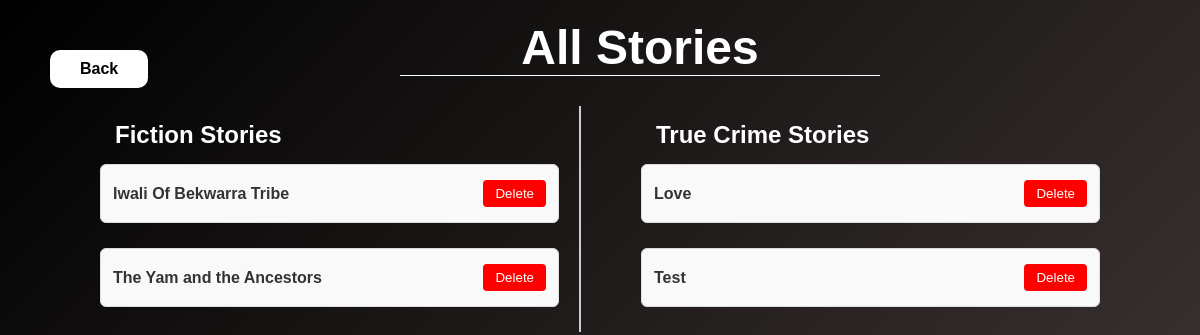
Screenshot of /stories/ with the database file from the repository.
### blog/models.py (models this page shows, shortened)
class Story(models.Model):
    title = models.CharField(max_length=200)
    content = models.TextField()
    created_at = models.DateTimeField(auto_now_add=True)

### blog/views.py (the view)
# urls.py: path('stories/', views.story_list, name='story_list'),
def story_list(request):
    stories = Story.objects.all().order_by('-created_at')
    fiction_stories = stories.filter(category='fiction')
    truecrime_stories = stories.filter(category='true_crime')
    print("All stories:", stories.values_list("id", "title", "category"))
    print("Fiction stories:", fiction_stories.values_list("id", "title", "category"))
    print("True crime stories:", truecrime_stories.values_list("id", "title", "category"))
    return render(request, 'blog/storylist.html', {
        'fiction_stories': fiction_stories,
        'truecrime_stories': truecrime_stories,
    })

### templates/blog/storylist.html (shortened to what this page needs)
<!DOCTYPE html>
<html lang="en">
<head>
    {% load static %}
    <link rel="stylesheet" href="{% static 'css/storylist.css' %}">
</head>
<body>
  <h1>All Stories</h1>
  <div class="container">
   <div class="fiction">
    <h2>Fiction Stories</h2>
      {% if fiction_stories %}
        <ul>
          {% for story in fiction_stories %}
            <li class="story-item">
              <span class="story-title">{{ story.title }}</span>
              <form method="post" action="{% url 'delete_story' story.id %}" style="display:inline;" onsubmit="return confirm('Are you sure you want to delete this story?')">
                <button class="delete-btn" type="submit">
                  Delete
                </button>
              </form>
            </li>
              {% endfor %}
        </ul>
        {% else %}
        <p>No fiction stories uploaded yet.</p>
        {% endif %}
   </div>
   <div class="truecrime">
    <h2>True Crime Stories</h2>
    {% if truecrime_stories %}
      <ul>
      {% for story in truecrime_stories %}
        <li class="story-item">
        <span class="story-title">{{ story.title }}</span>
          <form method="post" action="{% url 'delete_story' story.id %}" style="display:inline;" onsubmit="return confirm('Are you sure you want to delete this story?')">
           <button  class="delete-btn" type="submit">
             Delete
           </button>
          </form>
        </li>
        {% endfor %}
      </ul>
      {% else %}
        <p>No true crime stories uploaded yet.</p>
      {% endif %}
   </div>
  </div>
  <div class="Back">
      <a href="{% url 'upload_story' %}">Back</a>
  </div>
</body>
</html>

### static/css/storylist.css (style rules this page uses)
* { margin: 0; padding: 0; }
body { margin: 0; padding: 0; width: 100%; min-height: 100vh; background: linear-gradient(135deg, #000000 0%, #493e3e 100%); background-repeat: no-repeat; background-position: center; background-size: contain; overflow: hidden; }
h1 { font-size: 3em; font-family: Georgia; font-weight: bold; text-align: center; margin: 20px 20px 30px 0px; color: white; font-family: 'Arial', sans-serif; border-bottom: 1px solid white; width: 40%; position: relative; left: 400px; }
h2 { margin: 15px ; color: white; font-family: 'Arial', sans-serif; }
.container { display: flex; justify-content: space-between; align-items: stretch; gap: 40px; margin: 20px auto; max-width: 1000px; color: white; font: 1em sans-serif; width: 100%; }
.fiction { flex: 1; padding-right: 20px; border-right: 2px solid #ccc; }
.truecrime { flex: 1; padding-left: 20px; }
.story-item { display: flex; justify-content: space-between; align-items: center; padding: 15px 12px; border: 1px solid #ddd; border-radius: 6px; margin-bottom: 25px; background: #f9f9f9; }
.story-title { font-weight: bold; font-size: 16px; color: #333; }
.delete-btn { color: white; background: red; border: none; padding: 6px 12px; border-radius: 4px; cursor: pointer; }
.Back { top: 50px; left: 50px; position: fixed; background-color: white; padding: 10px 30px; border-radius: 10px; transition: all 0.3s ease; }
.Back a { text-decoration: none; font-family: Verdana, Geneva, Tahoma, sans-serif; font-weight: 550; color: black; }

### rows the page displays
Story: title "Iwali Of Bekwarra Tribe"
Story: title "The Yam and the Ancestors"
Story: title "Love"
Story: title "Test"
